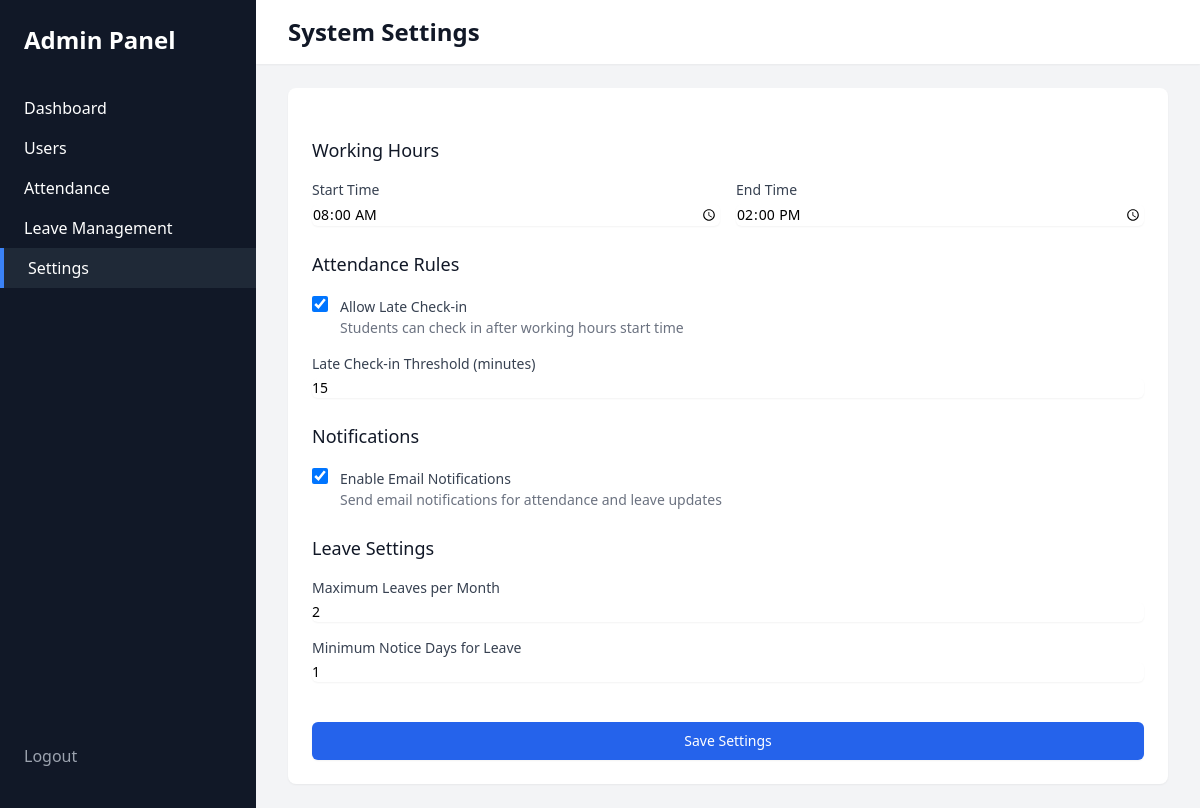
Screenshot of /custom-admin/settings/ (signed in) with the database file from the repository.
### attendance/models.py (models this page shows, shortened)
class Settings(models.Model):
    working_hours_start = models.TimeField()
    working_hours_end = models.TimeField()
    allow_late_checkin = models.BooleanField(default=False)
    late_threshold = models.IntegerField(default=15)  # minutes
    send_notifications = models.BooleanField(default=True)
    max_leaves = models.IntegerField(default=2)
    leave_notice_days = models.IntegerField(default=1)
    class Meta:
        verbose_name = 'Settings'
        verbose_name_plural = 'Settings'
    @classmethod
    def get_settings(cls):
        settings = cls.objects.first()
        return settings

### attendance/views_admin.py (the view)
    def wrapper(request, *args, **kwargs):
        if not request.user.is_authenticated or not request.user.is_staff:
            messages.error(request, 'You must be logged in as an admin to access this page.')
            return redirect('admin_login')
        return view_func(request, *args, **kwargs)

### attendance/views_admin.py (called while the page is built, shortened)
def admin_required(view_func):
    def wrapper(request, *args, **kwargs):
        if not request.user.is_authenticated or not request.user.is_staff:
            messages.error(request, 'You must be logged in as an admin to access this page.')
            return redirect('admin_login')
        return view_func(request, *args, **kwargs)
    return wrapper

@login_required
@admin_required
def admin_settings(request):
    settings = Settings.get_settings()
    context = {
        'settings': settings,
    }
    return render(request, 'custom_admin/settings.html', context)

### attendance/templates/custom_admin/settings.html (shortened to what this page needs)
{% extends "base_admin.html" %}
{% block content %}
<div class="min-h-screen flex bg-gray-100">
    <div class="bg-gray-900 text-white w-64 py-6 flex flex-col">
        <div class="px-6 mb-8">
            <h2 class="text-2xl font-bold">Admin Panel</h2>
        </div>
        <nav class="flex-1">
            <a href="{% url 'admin_dashboard' %}" class="block px-6 py-2 hover:bg-gray-800">Dashboard</a>
            <a href="{% url 'admin_users' %}" class="block px-6 py-2 hover:bg-gray-800">Users</a>
            <a href="{% url 'admin_attendance' %}" class="block px-6 py-2 hover:bg-gray-800">Attendance</a>
            <a href="{% url 'admin_leave_management' %}" class="block px-6 py-2 hover:bg-gray-800">Leave Management</a>
            <a href="{% url 'admin_settings' %}" class="block px-6 py-2 hover:bg-gray-800 bg-gray-800 border-l-4 border-blue-500">Settings</a>
        </nav>
        <div class="px-6 py-4">
            <a href="{% url 'admin_logout' %}" class="block text-gray-400 hover:text-white">Logout</a>
        </div>
    </div>
    <div class="flex-1 overflow-x-hidden overflow-y-auto">
        <header class="bg-white shadow-sm">
            <div class="max-w-7xl mx-auto py-4 px-4 sm:px-6 lg:px-8">
                <h1 class="text-2xl font-semibold text-gray-900">System Settings</h1>
            </div>
        </header>
        <main class="max-w-7xl mx-auto py-6 sm:px-6 lg:px-8">
            <div class="bg-white shadow-sm rounded-lg">
                <div class="p-6">
                    <form method="POST" class="space-y-6">
                        <div>
                            <h3 class="text-lg font-medium text-gray-900 mb-4">Working Hours</h3>
                            <div class="grid grid-cols-1 gap-4 sm:grid-cols-2">
                                <div>
                                    <label for="working_hours_start" class="block text-sm font-medium text-gray-700">Start Time</label>
                                    <input type="time" name="working_hours_start" id="working_hours_start"
                                           value="{{ settings.working_hours_start|time:'H:i' }}"
                                           class="mt-1 block w-full border-gray-300 rounded-md shadow-sm focus:ring-blue-500 focus:border-blue-500 sm:text-sm">
                                </div>
                                <div>
                                    <label for="working_hours_end" class="block text-sm font-medium text-gray-700">End Time</label>
                                    <input type="time" name="working_hours_end" id="working_hours_end"
                                           value="{{ settings.working_hours_end|time:'H:i' }}"
                                           class="mt-1 block w-full border-gray-300 rounded-md shadow-sm focus:ring-blue-500 focus:border-blue-500 sm:text-sm">
                                </div>
                            </div>
                        </div>
                        <div>
                            <h3 class="text-lg font-medium text-gray-900 mb-4">Attendance Rules</h3>
                            <div class="space-y-4">
                                <div class="flex items-start">
                                    <div class="flex items-center h-5">
                                        <input type="checkbox" name="allow_late_checkin" id="allow_late_checkin"
                                               {% if settings.allow_late_checkin %}checked{% endif %}
                                               class="focus:ring-blue-500 h-4 w-4 text-blue-600 border-gray-300 rounded">
                                    </div>
                                    <div class="ml-3">
                                        <label for="allow_late_checkin" class="text-sm font-medium text-gray-700">Allow Late Check-in</label>
                                        <p class="text-sm text-gray-500">Students can check in after working hours start time</p>
                                    </div>
                                </div>
                                <div>
                                    <label for="late_threshold" class="block text-sm font-medium text-gray-700">Late Check-in Threshold (minutes)</label>
                                    <input type="number" name="late_threshold" id="late_threshold" min="0" max="120"
                                           value="{{ settings.late_threshold }}"
                                           class="mt-1 block w-full border-gray-300 rounded-md shadow-sm focus:ring-blue-500 focus:border-blue-500 sm:text-sm"
                                           placeholder="15">
                                </div>
                            </div>
                        </div>
                        <div>
                            <h3 class="text-lg font-medium text-gray-900 mb-4">Notifications</h3>
                            <div class="space-y-4">
                                <div class="flex items-start">
                                    <div class="flex items-center h-5">
                                        <input type="checkbox" name="send_notifications" id="send_notifications"
                                               {% if settings.send_notifications %}checked{% endif %}
                                               class="focus:ring-blue-500 h-4 w-4 text-blue-600 border-gray-300 rounded">
                                    </div>
                                    <div class="ml-3">
                                        <label for="send_notifications" class="text-sm font-medium text-gray-700">Enable Email Notifications</label>
                                        <p class="text-sm text-gray-500">Send email notifications for attendance and leave updates</p>
                                    </div>
                                </div>
                            </div>
                        </div>
                        <div>
                            <h3 class="text-lg font-medium text-gray-900 mb-4">Leave Settings</h3>
                            <div class="space-y-4">
                                <div>
                                    <label for="max_leaves" class="block text-sm font-medium text-gray-700">Maximum Leaves per Month</label>
                                    <input type="number" name="max_leaves" id="max_leaves" min="0" max="31"
                                           value="{{ settings.max_leaves }}"
                                           class="mt-1 block w-full border-gray-300 rounded-md shadow-sm focus:ring-blue-500 focus:border-blue-500 sm:text-sm"
                                           placeholder="2">
                                </div>
                                <div>
                                    <label for="leave_notice_days" class="block text-sm font-medium text-gray-700">Minimum Notice Days for Leave</label>
                                    <input type="number" name="leave_notice_days" id="leave_notice_days" min="0" max="30"
                                           value="{{ settings.leave_notice_days }}"
                                           class="mt-1 block w-full border-gray-300 rounded-md shadow-sm focus:ring-blue-500 focus:border-blue-500 sm:text-sm"
                                           placeholder="1">
                                </div>
                            </div>
                        </div>
                        <div class="pt-4">
                            <button type="submit" class="w-full flex justify-center py-2 px-4 border border-transparent rounded-md shadow-sm text-sm font-medium text-white bg-blue-600 hover:bg-blue-700 focus:outline-none focus:ring-2 focus:ring-offset-2 focus:ring-blue-500">
                                Save Settings
                            </button>
                        </div>
                    </form>
                </div>
            </div>
        </main>
    </div>
</div>
{% endblock %}

### rows the page displays
Settings: working_hours_start "08:00", working_hours_end "14:00", allow_late_checkin "☑", late_threshold "15", send_notifications "☑", max_leaves "2", leave_notice_days "1"
